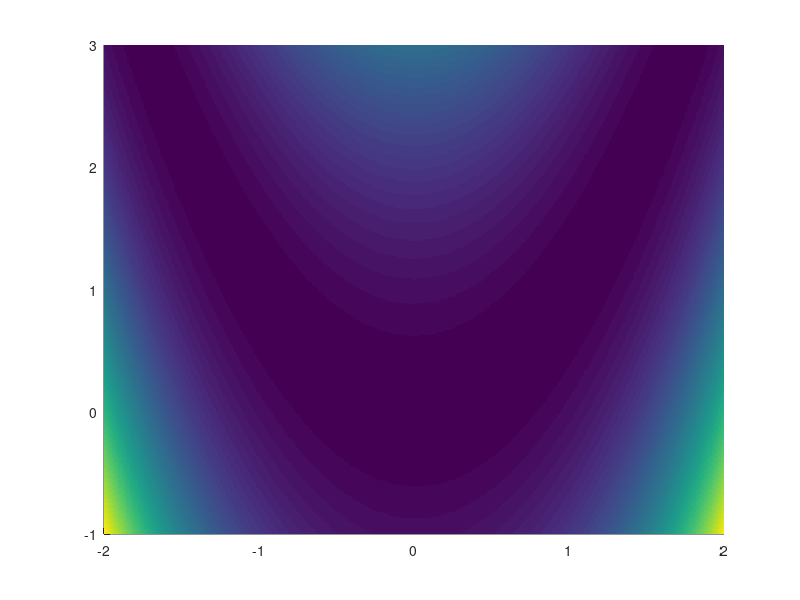

Here is the MATLAB script that generated this plot: (Note: this script raises an error after producing the figure.)
## Sappiamo che ha minimo in 1,1
f=@(x,y) 100.*(y-x.^2).^2+(1-x).^2;

ab=[-2,2];
cd=[-1,3];
[X,Y]=meshgrid(ab(1):0.01:ab(2),cd(1):0.01:cd(2));
Z=f(X,Y);
surface(X,Y,Z)
shading flat
hold on
min=neldermead(f,10^(-2),100,[-1,1],[-1,0],[2,1/2])
pause(60)
